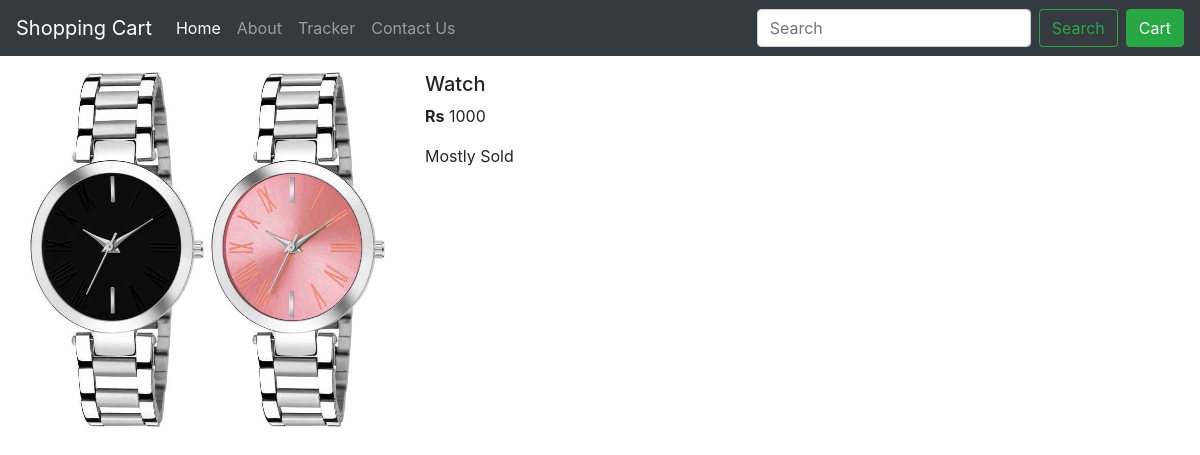
The app's page /products/3 with its own data.
### shoppingCart/models.py (models this page shows, shortened)
class Product(models.Model):
	product_name=models.CharField(max_length=50)
	category=models.CharField(max_length=50,default="")
	price=models.IntegerField(default=0)
	desc=models.CharField(max_length=300)
	pub_date=models.DateField()
	image=models.ImageField(upload_to="shoppingCart/static",default="")

### shoppingCart/views.py (the view)
# urls.py: path('products/<int:myid>', views.productview,name="productview"),
def productview(req,myid):
	product = Product.objects.filter(id=myid)
	return render(req,'productview.html',{'product':product[0]})

### shoppingCart/templates/productview.html (shortened to what this page needs)
{%extends 'basic.html'%}
{% block content %}
{% load static %}
<div class="container">
	<form action="{% url 'checkout' %}" method="POST">
	<div class="row my-3">
	<div class="col-md-4">
		<div class="row">
			<img src="/media/{{product.image}}" height="355px" width="355px">
		</div>
	</div>
	<div class="col-md-8">
		<h5>{{product.product_name}}</h5>
		<p><b>Rs</b> {{product.price}}</p>
		<p>{{product.desc}}</p>
	</div>
    </div>
    </form>
</div>
{% endblock %}

### records on screen
Product: image (picture), product_name "Watch", price "1000", desc "Mostly Sold"
